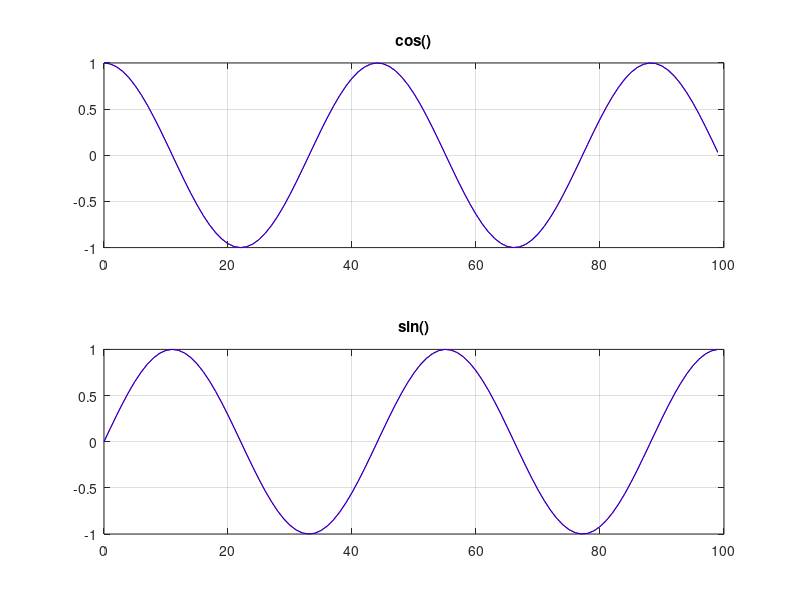

MATLAB code for this plot:
% Rotacja zespolona
% Sinusoida o częstotliwości f0 spróbkowana z częstotliwością fpr
% czyli x(n) = sin( 2*pi*f0/fpr * n ), n = 0,1,2,3,... 
% np. f0=1000 Hz, fpr=44100 Hz (płyta CD z muzyką) 
clear all; close all;

% Parametry
dx = 2*pi*1000/44100; %  dx = phi = 2*pi*f0/fpr = 2*pi / (fpr/f0)
N = 100;

% Odniesienie
n = 0:N-1;
y1 = exp( j*n*dx );

% Sekwencja rotacji
y2re(1) = cos(dx*0);
y2im(1) = sin(dx*0);
R = [ cos(dx) -sin(dx); ...
      sin(dx)  cos(dx) ];
for n = 2 : N
    rot = R * [ y2re(n-1); y2im(n-1) ];
    y2re(n) = rot(1,1);
    y2im(n) = rot(2,1);
end 

figure;
n = 0:N-1;
subplot(211); plot(n,real(y1),'r-',n,y2re,'b-'); grid; title('cos()');
subplot(212); plot(n,imag(y1),'r-',n,y2im,'b-'); grid; title('sin()'); pause
